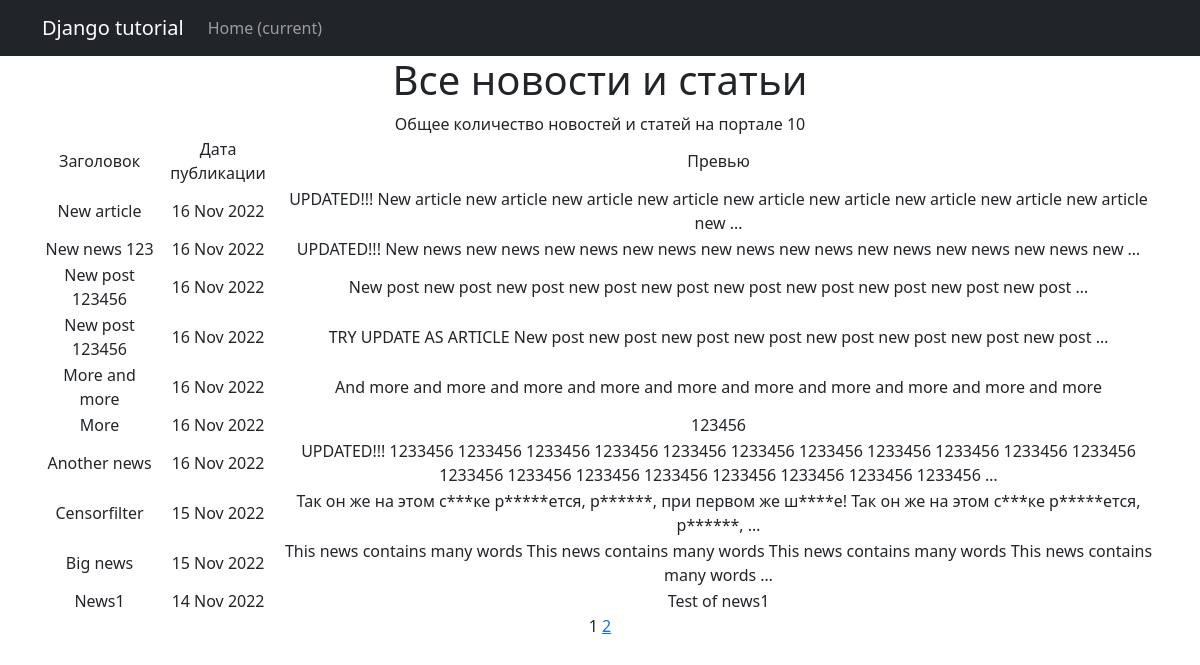
Page /news/ on the committed database.
### news/models.py (models this page shows, shortened)
class Post(models.Model):
    article = 'A'
    news = 'N'
    POSITIONS = [
        (article, 'Статья'),
        (news, 'Новость')
    ]
    type = models.CharField(max_length=1, choices=POSITIONS, default=news)
    time_creating = models.DateTimeField(auto_now_add=True)
    title = models.CharField(max_length=100)
    text = models.TextField()
    rate = models.IntegerField(default=0)
    author = models.ForeignKey(Author, on_delete=models.CASCADE)
    category = models.ManyToManyField(Category, through='PostCategory')

### news/views.py (the view)
# urls.py: path('news/', PostList.as_view(), name='List'),
class PostList(ListView):
    model = Post
    ordering = '-time_creating'
    template_name = 'news.html'
    context_object_name = 'posts'
    paginate_by = 10

### news/templatetags/custom_filters.py (called while the page is built)
@register.filter()
def censor(value):
    if not isinstance(value, str):
        raise TypeError('Incorrect type for filter "censor"')
    words = ['скач', 'редиска', 'раскол', 'раскал', 'шухер']
    value.lower()
    for i in words:
        j = 0
        while j >= 0:
            j = value.find(i)
            if j != -1:
                new_value = value[:j+1] + (len(i) - 1) * '*' + value[j+len(i):]
                value = new_value
    return value

### templates/news.html (shortened to what this page needs)
{% extends 'default.html' %}
{% load custom_filters %}
{% block content %}
<h1>Все новости и статьи</h1>
    {% if posts %}
        Общее количество новостей и статей на портале
        {{ posts|length }}
        <table align="center">
            <tr>
                <td>Заголовок</td>
                <td>Дата публикации</td>
                <td>Превью</td>
            </tr>
            {% for post in posts %}
            <tr>
                <td>{{ post.title }}</td>
                <td>{{ post.time_creating|date:'d M Y' }}</td>
                <td>{{ post.text|truncatewords:20|censor }}</td>
            </tr>
            {% endfor %}
        </table>
    {% else %}
        <h2>Новостей и статей нет!</h2>
    {% endif %}
   {{ page_obj.number }}
   {% if page_obj.has_next %}
       <a href="?page={{ page_obj.next_page_number }}">{{ page_obj.next_page_number }}</a>
   {% endif %}
{% endblock content %}

### templates/default.html (shortened to what this page needs)
<!DOCTYPE html>
<html lang="en">
    <head>
        {% load static %}
        <link href="{% static 'css/styles.css' %}" rel="stylesheet" />
    </head>
    <body>
        <nav class="navbar navbar-expand-lg navbar-dark bg-dark static-top">
        <div class="container">
            <a class="navbar-brand" href="#">Django tutorial</a>
            <div class="collapse navbar-collapse" id="navbarResponsive">
                <ul class="navbar-nav ml-auto">
                    <li class="nav-item active">
                        <a class="nav-link" href="#">Home
                            <span class="sr-only">(current)</span>
                        </a>
                    </li>
                </ul>
            </div>
        </div>
</nav>
        <div class="container">
            <div class="row">
                <div class="col-lg-12 text-center">
                    {% block content %}{% endblock content %}
                </div>
            </div>
        </div>
    </body>
</html>

### rows in the picture
Post: title "New article", time_creating "16 Nov 2022", text|censor "UPDATED!!! New article new article new article new article new article new article new article new article new article new …"
Post: title "New news 123", time_creating "16 Nov 2022", text|censor "UPDATED!!! New news new news new news new news new news new news new news new news new news new …"
Post: title "New post 123456", time_creating "16 Nov 2022", text|censor "New post new post new post new post new post new post new post new post new post new post …"
Post: title "New post 123456", time_creating "16 Nov 2022", text|censor "TRY UPDATE AS ARTICLE New post new post new post new post new post new post new post new post …"
Post: title "More and more", time_creating "16 Nov 2022", text|censor "And more and more and more and more and more and more and more and more and more and more"
Post: title "More", time_creating "16 Nov 2022", text|censor "123456"
Post: title "Another news", time_creating "16 Nov 2022", text|censor "UPDATED!!! 1233456 1233456 1233456 1233456 1233456 1233456 1233456 1233456 1233456 1233456 1233456 1233456 1233456 1233456 1233456 1233456 1233456 1233456 1233456 …"
Post: title "Censorfilter", time_creating "15 Nov 2022", text|censor "Так он же на этом с***ке р*****ется, р******, при первом же ш****е! Так он же на этом с***ке р*****ется, р******, …"
Post: title "Big news", time_creating "15 Nov 2022", text|censor "This news contains many words This news contains many words This news contains many words This news contains many words …"
Post: title "News1", time_creating "14 Nov 2022", text|censor "Test of news1"

### other values in the picture
{{ posts|length }} "10"
{{ page_obj.number }} "1"
{{ page_obj.next_page_number }} "2"
